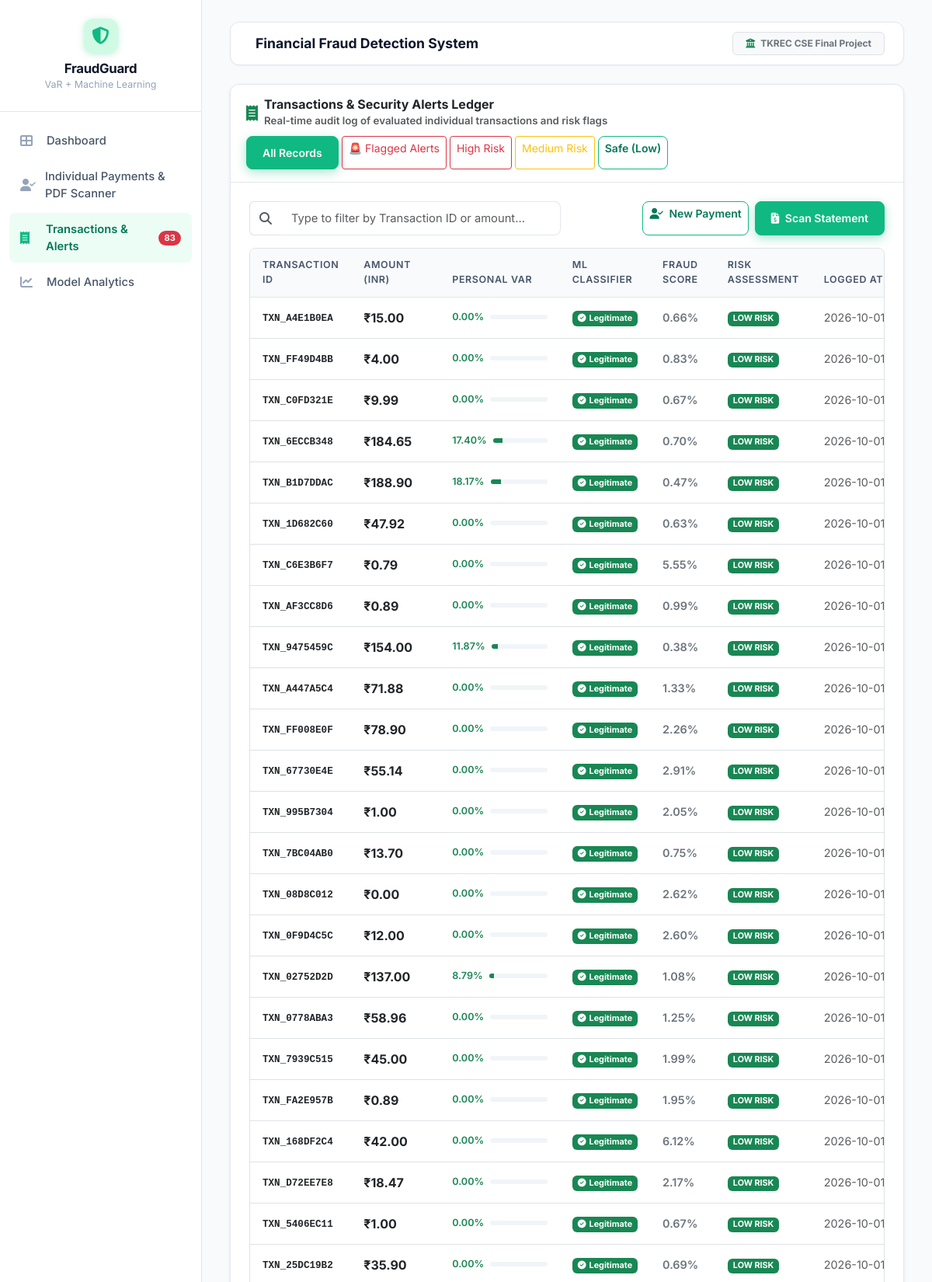
Screenshot of /transactions?page=3 (upper part) with the database file from the repository.
### tables this page shows
CREATE TABLE transactions (
            id INTEGER PRIMARY KEY AUTOINCREMENT,
            transaction_id TEXT UNIQUE,
            amount REAL,
            time_stamp TEXT,
            features TEXT,
            var_risk_score REAL,
            ml_prediction INTEGER,
            fraud_probability REAL,
            risk_level TEXT,
            created_at TIMESTAMP DEFAULT CURRENT_TIMESTAMP
        );

### app.py (the view)
@app.route('/transactions')
def transactions():
    page = int(request.args.get('page', 1))
    risk_level = request.args.get('risk_level', None)
    limit = 50
    offset = (page - 1) * limit
    try:
        with DBManager() as db:
            txs = db.get_transactions(limit=limit, offset=offset, risk_level_filter=risk_level)
            return render_template('transactions.html', transactions=txs, page=page)
    except Exception as e:
        flash(f"Error loading transactions: {str(e)}", "error")
        return render_template('transactions.html', transactions=[], page=page)

### app.py (called while the page is built)
@app.context_processor
def inject_alerts_count():
    try:
        with DBManager() as db:
            alerts = db.get_alerts(unread_only=True)
            return dict(unread_alerts_count=len(alerts))
    except Exception:
        return dict(unread_alerts_count=0)

### database/db_manager.py (called while the page is built)
    def __enter__(self):
        self.conn = sqlite3.connect(self.db_path)
        self.conn.row_factory = sqlite3.Row
        return self

    def __exit__(self, exc_type, exc_val, exc_tb):
        self.close()

    def close(self):
        if hasattr(self, 'conn') and self.conn:
            self.conn.close()

    def get_transactions(self, limit=100, offset=0, risk_level_filter=None):
        query = 'SELECT * FROM transactions'
        params = []
        if risk_level_filter:
            if risk_level_filter == 'ALERTS':
                query += " WHERE risk_level IN ('HIGH', 'MEDIUM')"
            else:
                query += ' WHERE risk_level = ?'
                params.append(risk_level_filter)
        query += ' ORDER BY created_at DESC LIMIT ? OFFSET ?'
        params.extend([limit, offset])
        cursor = self.conn.cursor()
        cursor.execute(query, params)
        return [dict(row) for row in cursor.fetchall()]

    def get_alerts(self, unread_only=False, limit=None):
        query = 'SELECT * FROM alerts'
        params = []
        if unread_only:
            query += ' WHERE is_read = 0'
        query += ' ORDER BY created_at DESC'
        if limit:
            query += ' LIMIT ?'
            params.append(limit)
        cursor = self.conn.cursor()
        cursor.execute(query, params)
        return [dict(row) for row in cursor.fetchall()]

### templates/transactions.html (shortened to what this page needs)
{% extends "base.html" %}
{% block content %}
<div class="card shadow-sm mb-4">
    <div class="card-header bg-white py-3 d-flex flex-wrap justify-content-between align-items-center gap-2">
        <div class="d-flex align-items-center">
            <i class="fas fa-receipt text-success me-2 fs-5"></i>
            <div>
                <h6 class="fw-bold mb-0 text-dark">Transactions & Security Alerts Ledger</h6>
                <small class="text-muted">Real-time audit log of evaluated individual transactions and risk flags</small>
            </div>
        </div>
        <div class="d-flex flex-wrap gap-1">
            <a href="{{ url_for('transactions') }}"
               class="btn btn-sm {{ 'btn-green' if not request.args.get('risk_level') else 'btn-outline-secondary' }}">
                All Records
            </a>
            <a href="{{ url_for('transactions', risk_level='ALERTS') }}"
               class="btn btn-sm {{ 'btn-danger' if request.args.get('risk_level') == 'ALERTS' else 'btn-outline-danger' }}">
                🚨 Flagged Alerts
            </a>
            <a href="{{ url_for('transactions', risk_level='HIGH') }}"
               class="btn btn-sm {{ 'btn-danger' if request.args.get('risk_level') == 'HIGH' else 'btn-outline-danger' }}">
                High Risk
            </a>
            <a href="{{ url_for('transactions', risk_level='MEDIUM') }}"
               class="btn btn-sm {{ 'btn-warning text-dark' if request.args.get('risk_level') == 'MEDIUM' else 'btn-outline-warning' }}">
                Medium Risk
            </a>
            <a href="{{ url_for('transactions', risk_level='LOW') }}"
               class="btn btn-sm {{ 'btn-green' if request.args.get('risk_level') == 'LOW' else 'btn-outline-green' }}">
                Safe (Low)
            </a>
        </div>
    </div>
    <div class="card-body p-4">
        <div class="row g-3 mb-3">
            <div class="col-md-6">
                <div class="input-group">
                    <span class="input-group-text bg-white text-muted border-end-0"><i class="fas fa-search"></i></span>
                    <input type="text" class="form-control border-start-0" id="searchTx" placeholder="Type to filter by Transaction ID or amount...">
                </div>
            </div>
            <div class="col-md-6 text-md-end d-flex gap-2 justify-content-md-end">
                <a href="{{ url_for('individual_payments') }}" class="btn btn-outline-green btn-sm">
                    <i class="fas fa-user-check me-1"></i> New Payment
                </a>
                <a href="{{ url_for('scan_document') }}" class="btn btn-green btn-sm">
                    <i class="fas fa-file-invoice-dollar me-1"></i> Scan Statement
                </a>
            </div>
        </div>
        <div class="table-responsive border rounded-3">
            <table class="table table-hover align-middle mb-0" id="mainTxTable">
                <thead class="table-light">
                    <tr>
                        <th>Transaction ID</th>
                        <th>Amount (INR)</th>
                        <th>Personal VaR</th>
                        <th>ML Classifier</th>
                        <th>Fraud Score</th>
                        <th>Risk Assessment</th>
                        <th>Logged At</th>
                    </tr>
                </thead>
                <tbody id="txTableBody">
                    {% for tx in transactions %}
                    <tr class="{{ 'table-danger table-opacity-10' if tx.risk_level == 'HIGH' else 'table-warning table-opacity-10' if tx.risk_level == 'MEDIUM' else '' }}">
                        <td>
                            <code class="text-dark fw-bold">{{ tx.transaction_id }}</code>
                        </td>
                        <td class="fw-bold fs-6 {{ 'text-danger' if tx.risk_level == 'HIGH' else 'text-dark' }}">
                            ₹{{ "{:,.2f}".format(tx.amount or 0) }}
                        </td>
                        <td>
                            <div class="d-flex align-items-center gap-2">
                                <span class="small fw-semibold {{ 'text-danger' if (tx.var_risk_score or 0) > 0.7 else 'text-warning' if (tx.var_risk_score or 0) > 0.4 else 'text-success' }}">
                                    {{ "%.2f"|format((tx.var_risk_score or 0) * 100) }}%
                                </span>
                                <div class="progress flex-grow-1" style="height: 6px; width: 60px; background-color: #f1f5f9;">
                                    <div class="progress-bar {{ 'bg-danger' if (tx.var_risk_score or 0) > 0.7 else 'bg-warning' if (tx.var_risk_score or 0) > 0.4 else 'bg-success' }}"
                                         style="width: {{ (tx.var_risk_score or 0) * 100 }}%;"></div>
                                </div>
                            </div>
                        </td>
                        <td>
                            {% if tx.ml_prediction == 1 %}
                                <span class="badge bg-danger"><i class="fas fa-times-circle me-1"></i>Fraudulent</span>
                            {% else %}
                                <span class="badge bg-success"><i class="fas fa-check-circle me-1"></i>Legitimate</span>
                            {% endif %}
                        </td>
                        <td>
                            <span class="fw-semibold {{ 'text-danger' if (tx.fraud_probability or 0) > 0.5 else 'text-secondary' }}">
                                {{ "%.2f"|format((tx.fraud_probability or 0) * 100) }}%
                            </span>
                        </td>
                        <td>
                            {% if tx.risk_level == 'HIGH' %}
                                <span class="badge bg-danger">HIGH RISK</span>
                            {% elif tx.risk_level == 'MEDIUM' %}
                                <span class="badge bg-warning text-dark">MEDIUM RISK</span>
                            {% else %}
                                <span class="badge bg-success">LOW RISK</span>
                            {% endif %}
                        </td>
                        <td class="text-muted small text-nowrap">{{ tx.created_at }}</td>
                    </tr>
                    {% endfor %}
                </tbody>
            </table>
        </div>
    </div>
</div>
{% endblock %}

### static/css/style.css (style rules this page uses)
:root { --bg-main: #f8fafc; --bg-card: #ffffff; --bg-card-hover: #f1f5f9; --sidebar-bg: #ffffff; --sidebar-active-bg: #ecfdf5; --text-primary: #0f172a; --text-secondary: #475569; --text-muted: #94a3b8; --primary-green: #10b981; --primary-green-hover: #059669; --primary-green-dark: #047857; --primary-green-light: #d1fae5; --primary-green-glow: rgba(16, 185, 129, 0.25); --border-color: #e2e8f0; --border-light: #f1f5f9; --shadow-sm: 0 1px 2px 0 rgba(0, 0, 0, 0.05); --shadow-md: 0 4px 6px -1px rgba(0, 0, 0, 0.07), 0 2px 4px -2px rgba(0, 0, 0, 0.05); --shadow-lg: 0 10px 15px -3px rgba(0, 0, 0, 0.08), 0 4px 6px -4px rgba(0, 0, 0, 0.04); --shadow-green: 0 4px 14px 0 rgba(16, 185, 129, 0.35); --badge-high: #ef4444; --badge-high-bg: #fee2e2; --badge-medium: #f59e0b; --badge-medium-bg: #fef3c7; --badge-low: #10b981; --badge-low-bg: #ecfdf5; }
* { box-sizing: border-box; }
body { background-color: var(--bg-main); color: var(--text-primary); font-family: -apple-system, BlinkMacSystemFont, 'Segoe UI', Roboto, 'Helvetica Neue', Arial, sans-serif; margin: 0; padding: 0; overflow-x: hidden; -webkit-font-smoothing: antialiased; }
.card { background-color: var(--bg-card); border: 1px solid var(--border-color); box-shadow: var(--shadow-sm); border-radius: 12px; margin-bottom: 24px; color: var(--text-primary); transition: box-shadow 0.2s ease, transform 0.2s ease; }
.card-header { background-color: #ffffff; border-bottom: 1px solid var(--border-color); font-weight: 600; font-size: 0.95rem; color: var(--text-primary); padding: 16px 20px; border-top-left-radius: 12px !important; border-top-right-radius: 12px !important; }
.card-body { padding: 20px; }
.btn-primary, .btn-green { background-color: var(--primary-green) !important; border-color: var(--primary-green) !important; color: #ffffff !important; font-weight: 600; border-radius: 8px; padding: 10px 20px; box-shadow: var(--shadow-green); transition: all 0.2s ease; }
.btn-outline-green { background-color: transparent; border: 1.5px solid var(--primary-green); color: var(--primary-green-dark); font-weight: 600; border-radius: 8px; transition: all 0.15s ease; }
.table { color: var(--text-primary); margin-bottom: 0; }
.table thead th { background-color: #f8fafc; border-bottom: 1px solid var(--border-color); color: var(--text-secondary); font-size: 0.78rem; text-transform: uppercase; letter-spacing: 0.05em; font-weight: 600; padding: 12px 16px; }
.table td { padding: 14px 16px; border-top: 1px solid var(--border-light); vertical-align: middle; font-size: 0.9rem; }
.form-control, .form-select { background-color: #ffffff; border: 1px solid var(--border-color); color: var(--text-primary); border-radius: 8px; padding: 10px 14px; font-size: 0.92rem; transition: border-color 0.15s, box-shadow 0.15s; }

### templates/base.html (style rules this page uses)
body { font-family: 'Inter', -apple-system, BlinkMacSystemFont, sans-serif; }

### rows the page displays
transactions: transaction_id "TXN_A4E1B0EA", amount "15.00", (tx.var_risk_scoreor0)*100 "0.00", ml_prediction 0 (drawn), (tx.fraud_probabilityor0)*100 "0.66", risk_level "LOW RISK", created_at "2026-10-01…"
transactions: transaction_id "TXN_FF49D4BB", amount "4.00", (tx.var_risk_scoreor0)*100 "0.00", ml_prediction 0 (drawn), (tx.fraud_probabilityor0)*100 "0.83", risk_level "LOW RISK", created_at "2026-10-01…"
transactions: transaction_id "TXN_C0FD321E", amount "9.99", (tx.var_risk_scoreor0)*100 "0.00", ml_prediction 0 (drawn), (tx.fraud_probabilityor0)*100 "0.67", risk_level "LOW RISK", created_at "2026-10-01…"
transactions: transaction_id "TXN_6ECCB348", amount "184.65", (tx.var_risk_scoreor0)*100 "17.40", ml_prediction 0 (drawn), (tx.fraud_probabilityor0)*100 "0.70", risk_level "LOW RISK", created_at "2026-10-01…"
transactions: transaction_id "TXN_B1D7DDAC", amount "188.90", (tx.var_risk_scoreor0)*100 "18.17", ml_prediction 0 (drawn), (tx.fraud_probabilityor0)*100 "0.47", risk_level "LOW RISK", created_at "2026-10-01…"
transactions: transaction_id "TXN_1D682C60", amount "47.92", (tx.var_risk_scoreor0)*100 "0.00", ml_prediction 0 (drawn), (tx.fraud_probabilityor0)*100 "0.63", risk_level "LOW RISK", created_at "2026-10-01…"
transactions: transaction_id "TXN_C6E3B6F7", amount "0.79", (tx.var_risk_scoreor0)*100 "0.00", ml_prediction 0 (drawn), (tx.fraud_probabilityor0)*100 "5.55", risk_level "LOW RISK", created_at "2026-10-01…"
transactions: transaction_id "TXN_AF3CC8D6", amount "0.89", (tx.var_risk_scoreor0)*100 "0.00", ml_prediction 0 (drawn), (tx.fraud_probabilityor0)*100 "0.99", risk_level "LOW RISK", created_at "2026-10-01…"
transactions: transaction_id "TXN_9475459C", amount "154.00", (tx.var_risk_scoreor0)*100 "11.87", ml_prediction 0 (drawn), (tx.fraud_probabilityor0)*100 "0.38", risk_level "LOW RISK", created_at "2026-10-01…"
transactions: transaction_id "TXN_A447A5C4", amount "71.88", (tx.var_risk_scoreor0)*100 "0.00", ml_prediction 0 (drawn), (tx.fraud_probabilityor0)*100 "1.33", risk_level "LOW RISK", created_at "2026-10-01…"
transactions: transaction_id "TXN_FF008E0F", amount "78.90", (tx.var_risk_scoreor0)*100 "0.00", ml_prediction 0 (drawn), (tx.fraud_probabilityor0)*100 "2.26", risk_level "LOW RISK", created_at "2026-10-01…"
transactions: transaction_id "TXN_67730E4E", amount "55.14", (tx.var_risk_scoreor0)*100 "0.00", ml_prediction 0 (drawn), (tx.fraud_probabilityor0)*100 "2.91", risk_level "LOW RISK", created_at "2026-10-01…"
transactions: transaction_id "TXN_995B7304", amount "1.00", (tx.var_risk_scoreor0)*100 "0.00", ml_prediction 0 (drawn), (tx.fraud_probabilityor0)*100 "2.05", risk_level "LOW RISK", created_at "2026-10-01…"
transactions: transaction_id "TXN_7BC04AB0", amount "13.70", (tx.var_risk_scoreor0)*100 "0.00", ml_prediction 0 (drawn), (tx.fraud_probabilityor0)*100 "0.75", risk_level "LOW RISK", created_at "2026-10-01…"
transactions: transaction_id "TXN_08D8C012", amount "0.00", (tx.var_risk_scoreor0)*100 "0.00", ml_prediction 0 (drawn), (tx.fraud_probabilityor0)*100 "2.62", risk_level "LOW RISK", created_at "2026-10-01…"
transactions: transaction_id "TXN_0F9D4C5C", amount "12.00", (tx.var_risk_scoreor0)*100 "0.00", ml_prediction 0 (drawn), (tx.fraud_probabilityor0)*100 "2.60", risk_level "LOW RISK", created_at "2026-10-01…"
transactions: transaction_id "TXN_02752D2D", amount "137.00", (tx.var_risk_scoreor0)*100 "8.79", ml_prediction 0 (drawn), (tx.fraud_probabilityor0)*100 "1.08", risk_level "LOW RISK", created_at "2026-10-01…"
transactions: transaction_id "TXN_0778ABA3", amount "58.96", (tx.var_risk_scoreor0)*100 "0.00", ml_prediction 0 (drawn), (tx.fraud_probabilityor0)*100 "1.25", risk_level "LOW RISK", created_at "2026-10-01…"
transactions: transaction_id "TXN_7939C515", amount "45.00", (tx.var_risk_scoreor0)*100 "0.00", ml_prediction 0 (drawn), (tx.fraud_probabilityor0)*100 "1.99", risk_level "LOW RISK", created_at "2026-10-01…"
transactions: transaction_id "TXN_FA2E957B", amount "0.89", (tx.var_risk_scoreor0)*100 "0.00", ml_prediction 0 (drawn), (tx.fraud_probabilityor0)*100 "1.95", risk_level "LOW RISK", created_at "2026-10-01…"
transactions: transaction_id "TXN_168DF2C4", amount "42.00", (tx.var_risk_scoreor0)*100 "0.00", ml_prediction 0 (drawn), (tx.fraud_probabilityor0)*100 "6.12", risk_level "LOW RISK", created_at "2026-10-01…"
transactions: transaction_id "TXN_D72EE7E8", amount "18.47", (tx.var_risk_scoreor0)*100 "0.00", ml_prediction 0 (drawn), (tx.fraud_probabilityor0)*100 "2.17", risk_level "LOW RISK", created_at "2026-10-01…"
transactions: transaction_id "TXN_5406EC11", amount "1.00", (tx.var_risk_scoreor0)*100 "0.00", ml_prediction 0 (drawn), (tx.fraud_probabilityor0)*100 "0.67", risk_level "LOW RISK", created_at "2026-10-01…"
transactions: transaction_id "TXN_25DC19B2", amount "35.90", (tx.var_risk_scoreor0)*100 "0.00", ml_prediction 0 (drawn), (tx.fraud_probabilityor0)*100 "0.69", risk_level "LOW RISK", created_at "2026-10-01…"

### other values shown
{{ unread_alerts_count }} "83"
